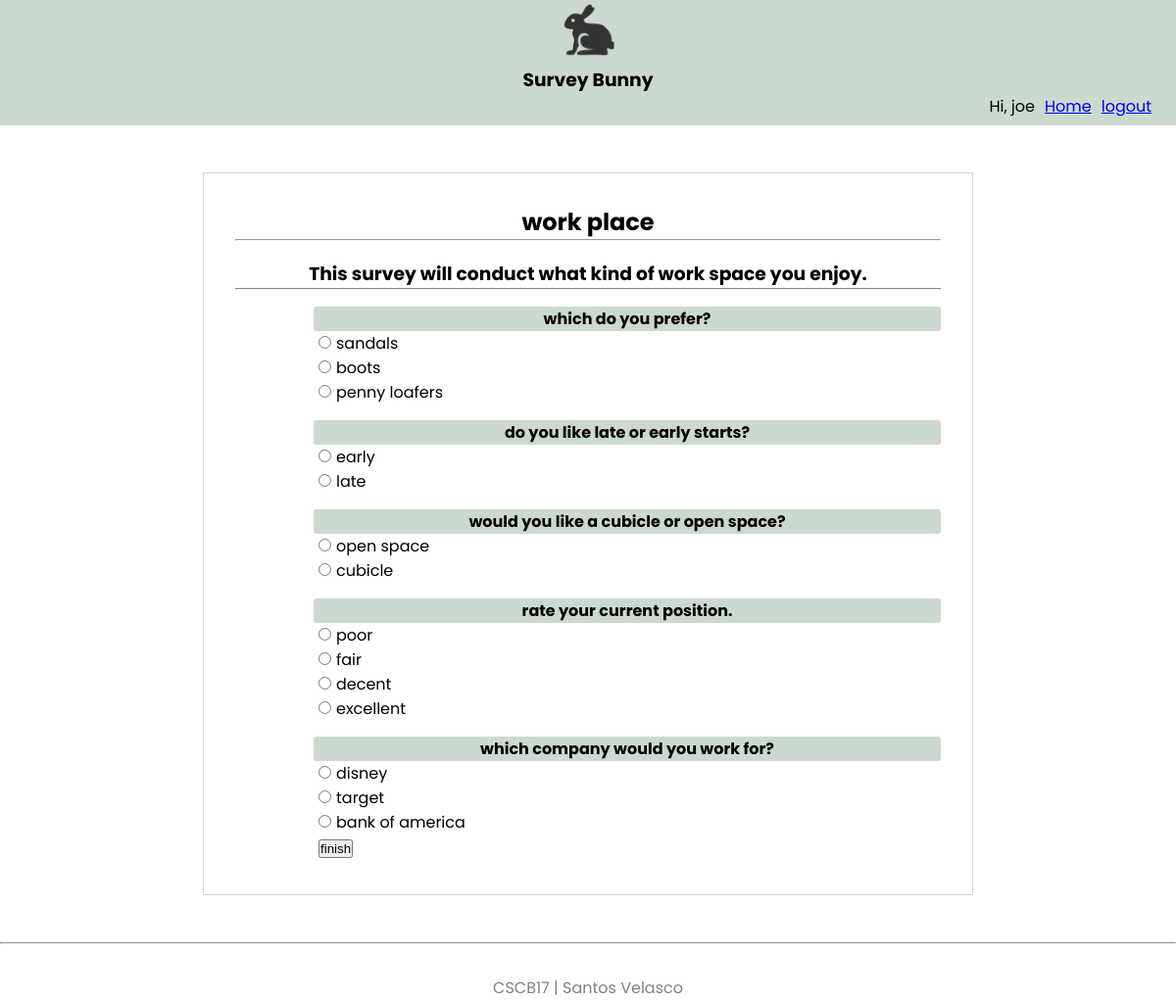
The page /survey/displaysurvey.php?id=1 (signed in) on the database its author committed.
### tables this page shows
CREATE TABLE `s_accounts` (
  `id_user` int(11) NOT NULL,
  `first_name` varchar(30) NOT NULL,
  `last_name` varchar(30) NOT NULL,
  `password` varchar(255) NOT NULL,
  `email` varchar(40) NOT NULL,
  `reg_date` date NOT NULL
);

CREATE TABLE `s_survey` (
  `id_survey` int(11) NOT NULL,
  `id_user` int(11) NOT NULL,
  `title` varchar(100) NOT NULL,
  `description` varchar(225) NOT NULL,
  `questions` varchar(300) NOT NULL,
  `answers` varchar(300) NOT NULL
);

### survey/displaysurvey.php (the view, shortened to what this page needs)
<?php
include_once "./includes/head.php";
$surID = $_GET['id'];
include_once "./includes/connect.php";
$sql = "SELECT * FROM s_survey WHERE id_survey='$surID'";
if ($result = $Conn->query($sql)) {
  $record = $result->fetch_assoc();
  $title = $record['title'];
  $description = $record['description'];
  $questionArray = json_decode($record['questions']);
  $answersArray = json_decode($record['answers']);
echo "<div class='survey-container'>";
echo "<div class='survey-form'>";
echo "<h2>{$title}</h2><hr>";
echo "<h3>{$description}</h3>";
  $i = 0;
  echo "<form action='results.php' method='post'>";
  foreach ($questionArray as $q) {
    echo "<h4>".$q."</h4>";
    foreach ($answersArray[$i] as $key => $value) {
      echo "<input type='radio' name='q{$i}' value='{$value}'>".$value."<br>";
    }
    $i++;
  }
  echo "<input type='submit' name='submit-survey' value='finish'>";
  echo "</form>";
echo "</div>";
echo "</div>";
}
include_once "./includes/footer.php";
 ?>

### survey/includes/head.php (shortened to what this page needs)
<?php
if (isset($_SESSION['u_id'])) {
  include_once "./includes/connect.php";
  $sql = "SELECT first_name FROM s_accounts WHERE id_user={$_SESSION['u_id']}";
  $result = $Conn->query($sql);
  $record = $result->fetch_assoc();
  $username = $record['first_name'];
  $log = "<div class='logging'>Hi, {$username}<a href='./home.php'>Home</a><a href='./includes/logout.php'>logout</a></div>";
} else {
  $log = "<div class='logging'><a href='./index.php'>login / sign up</a></div>";
}
 ?>
<!DOCTYPE html>
<html>
  <head>
    <link rel="stylesheet" href="./css/reset.css" type="text/css">
    <link rel="stylesheet" href="./css/header.css" type="text/css">
    <link rel="stylesheet" href="./css/footer.css" type="text/css">
    <link rel="stylesheet" href="./css/index.css" type="text/css">
    <link rel="stylesheet" href="./css/home.css" type="text/css">
    <link rel="stylesheet" href="./css/surveytable.css" type="text/css">
    <link rel="stylesheet" href="./css/display.css" type="text/css">
  </head>
  <body>
    <header class="header">
      <a href="./index.php"><img src="./images/bunny.png" alt="bunny image"></a>
      <h3>Survey Bunny</h3>
      <?php echo $log; ?>
    </header>

### survey/css/header.css (style rules this page uses)
body { font-family: 'Poppins', sans-serif; }
header { width:100%; height:8em; background-color: #CCD9CE; text-align: center; }
header img { width:60px; height:60px; }
.logging { float: right; padding-right:25px; }
.logging a { margin-left: 10px; }

### survey/css/display.css (style rules this page uses)
.survey-container { width:100%; margin-top: 3em; text-align: center; }
.survey-form { width:60%; margin-top: 2em; margin-left: auto; margin-right: auto; border:1px solid #CCD9CE; padding: 2em; }
.survey-form h4 { background-color: #CCD9CE; border-radius: 3px; text-align: center; margin-top: 1em; }
.survey-form h3 { border-bottom: 1px solid gray; margin-top: 1em; margin-bottom: 1em; }
.survey-form form { text-align: left; margin-left: 5em; }
.survey-form input { margin:5px; }

### rows shown on the page
s_accounts: first_name "joe"
s_survey: title "work place", description "This survey will conduct what kind of work space you enjoy.", questions "which do you prefer?", answers "sandals", answers "boots", answers "penny loafers", questions "do you like late or early starts?", answers "early", answers "late", questions "would you like a cubicle or open space?", answers "open space", answers "cubicle", questions "rate your current position.", answers "poor", answers "fair", answers "decent", answers "excellent", questions "which company would you work for?", answers "disney", answers "target", answers "bank of america"
